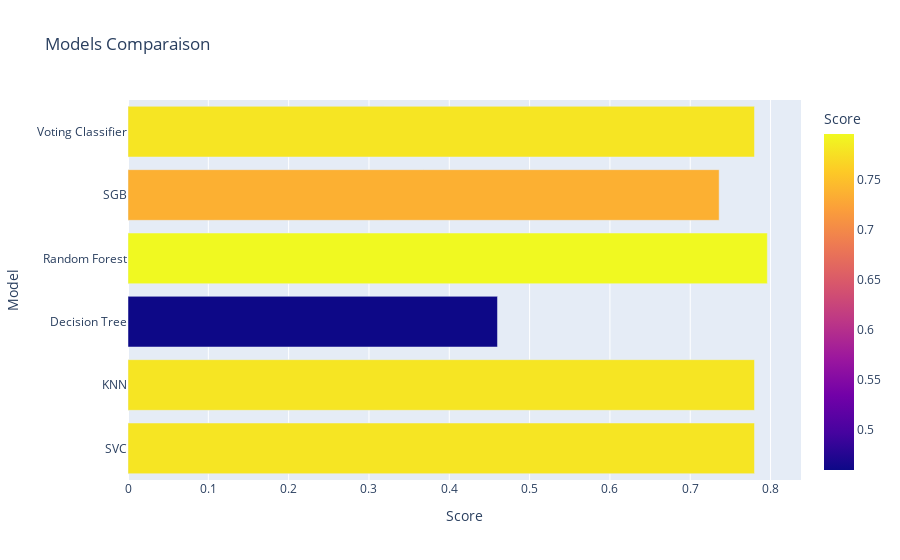

Source (notebook cell):
### Code cell
px.bar(data_frame = models, x = 'Score', y = 'Model', color = 'Score', template = 'plotly', title = 'Models Comparaison')

### Figure 1 — Plotly figure (JSON) as saved in the notebook; plotly's stock layout.template omitted (floating-point values rounded to 4 significant figures)
{"data": [{"alignmentgroup": "True", "hovertemplate": "Score=%{marker.color}<br>Model=%{y}<extra></extra>", "legendgroup": "", "marker": {"color": [0.78, 0.78, 0.46, 0.796, 0.736, 0.78], "coloraxis": "coloraxis", "pattern": {"shape": ""}}, "name": "", "offsetgroup": "", "orientation": "h", "showlegend": false, "textposition": "auto", "type": "bar", "x": [0.78, 0.78, 0.46, 0.796, 0.736, 0.78], "xaxis": "x", "y": ["SVC", "KNN", "Decision Tree", "Random Forest", "SGB", "Voting Classifier"], "yaxis": "y"}], "layout": {"barmode": "relative", "coloraxis": {"colorbar": {"title": {"text": "Score"}}, "colorscale": [[0, "#0d0887"], [0.1111, "#46039f"], [0.2222, "#7201a8"], [0.3333, "#9c179e"], [0.4444, "#bd3786"], [0.5556, "#d8576b"], [0.6667, "#ed7953"], [0.7778, "#fb9f3a"], [0.8889, "#fdca26"], [1, "#f0f921"]]}, "legend": {"tracegroupgap": 0}, "title": {"text": "Models Comparaison"}, "xaxis": {"anchor": "y", "domain": [0, 1], "title": {"text": "Score"}}, "yaxis": {"anchor": "x", "domain": [0, 1], "title": {"text": "Model"}}}}
